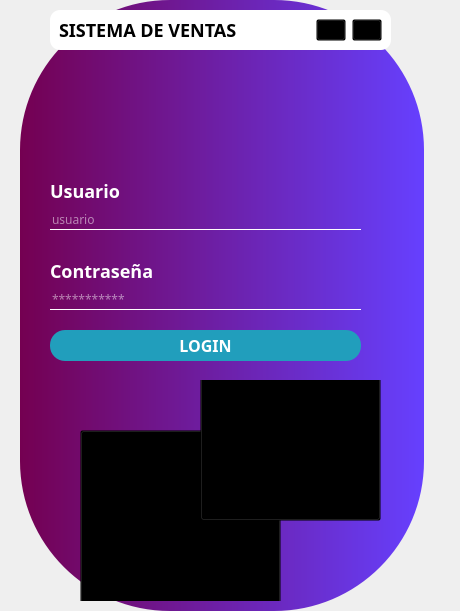
<?xml version="1.0" encoding="UTF-8"?>
<ui version="4.0">
 <class>Login</class>
 <widget class="QMainWindow" name="Login">
  <property name="geometry">
   <rect>
    <x>0</x>
    <y>0</y>
    <width>460</width>
    <height>611</height>
   </rect>
  </property>
  <property name="windowTitle">
   <string>Login</string>
  </property>
  <property name="styleSheet">
   <string notr="true">*{
font-family: century gothic;
}

QFrame#Contenedor{
border-radius: 150px;
background-color:qlineargradient(spread:pad, x1:0, y1:0, x2:1, y2:0, stop:0 rgba(116, 0, 81, 255), stop:1 rgba(102, 64, 255, 255));
}

QToolButton#iconologin{
background: none;
background transparent;
border-radius:15px;
}

QLabel{
font-weight: bold;
color: white;
font-size : 18px
}

QLineEdit{
background: transparent;
border: none;
border-bottom: 1px solid white;
color: white;
}

QPushButton#logearse{
background: #219ebc;
color: white;
border-radius: 15px;
font-weight: bold;
font-size: 16px;
}

QPushButton#logearse:hover{
background: white;
color: black;
}

QFrame#barra{
background-color:white;
border-radius:10px;
}

QPushButton#cerrar{
background: transparent;
}

QPushButton#cerrar:hover{
background: qlineargradient(spread:pad, x1:0, y1:0, x2:1, y2:0, stop:0 rgba(116, 0, 81, 255), stop:1 rgba(102, 64, 255, 255));
}

QPushButton#minimizar{
background: transparent;
}

QPushButton#minimizar:hover{
background: qlineargradient(spread:pad, x1:0, y1:0, x2:1, y2:0, stop:0 rgba(116, 0, 81, 255), stop:1 rgba(102, 64, 255, 255));
}


QProgressBar{
background-color: rgba(0,0,0,0%);
border-radius:25px;
border:1px solid #00007f;
}

QProgressBar::chunk{
background-color: qlineargradient(spread:reflect, x1:0.995263, y1:0.563, x2:0,y2:0.574, stop:0.301843 rgba(11,255,240,255), stop:1 rgba (68,0,127,255));
border-radius:25px;
}


QLabel#error{
color:red;
font-size:18px;
}

QLabel#sistema{
color:black;
}

QFrame#circularprogress{
border-radius:90px;
background-color: qconicalgradient(cx:0.5, cy:0.5, angle:90, stop:0.774194 rgba(85, 170, 255, 0), stop:0.775 rgba(85, 170, 255, 255));
}

QFrame#circularbg{
border-radius:90px;
background-color: rgba(77,77,127,120);
}

QFrame#container{
border-radius:80px;
background-color: rgb(77,77,127);
}

#vino{
background: transparent;
}

#mensaje{
background: transparent;
}</string>
  </property>
  <widget class="QWidget" name="centralwidget">
   <widget class="QFrame" name="Contenedor">
    <property name="geometry">
     <rect>
      <x>20</x>
      <y>0</y>
      <width>404</width>
      <height>611</height>
     </rect>
    </property>
    <property name="frameShape">
     <enum>QFrame::StyledPanel</enum>
    </property>
    <property name="frameShadow">
     <enum>QFrame::Raised</enum>
    </property>
    <widget class="QToolButton" name="iconologin">
     <property name="geometry">
      <rect>
       <x>120</x>
       <y>50</y>
       <width>181</width>
       <height>161</height>
      </rect>
     </property>
     <property name="text">
      <string/>
     </property>
     <property name="icon">
      <iconset>
       <normaloff>../IMAGES/login.png</normaloff>../IMAGES/login.png</iconset>
     </property>
     <property name="iconSize">
      <size>
       <width>150</width>
       <height>150</height>
      </size>
     </property>
    </widget>
    <widget class="QLabel" name="usuariot">
     <property name="geometry">
      <rect>
       <x>30</x>
       <y>180</y>
       <width>71</width>
       <height>21</height>
      </rect>
     </property>
     <property name="font">
      <font>
       <family>century gothic</family>
       <pointsize>-1</pointsize>
       <weight>75</weight>
       <bold>true</bold>
      </font>
     </property>
     <property name="text">
      <string>Usuario</string>
     </property>
    </widget>
    <widget class="QLabel" name="contrat">
     <property name="geometry">
      <rect>
       <x>30</x>
       <y>260</y>
       <width>111</width>
       <height>21</height>
      </rect>
     </property>
     <property name="text">
      <string>Contraseña</string>
     </property>
    </widget>
    <widget class="QLineEdit" name="usuario">
     <property name="geometry">
      <rect>
       <x>30</x>
       <y>210</y>
       <width>311</width>
       <height>20</height>
      </rect>
     </property>
     <property name="placeholderText">
      <string>usuario</string>
     </property>
    </widget>
    <widget class="QLineEdit" name="contra">
     <property name="geometry">
      <rect>
       <x>30</x>
       <y>290</y>
       <width>311</width>
       <height>20</height>
      </rect>
     </property>
     <property name="echoMode">
      <enum>QLineEdit::Password</enum>
     </property>
     <property name="placeholderText">
      <string>***********</string>
     </property>
    </widget>
    <widget class="QPushButton" name="logearse">
     <property name="geometry">
      <rect>
       <x>30</x>
       <y>330</y>
       <width>311</width>
       <height>31</height>
      </rect>
     </property>
     <property name="text">
      <string>LOGIN</string>
     </property>
    </widget>
    <widget class="QFrame" name="barra">
     <property name="geometry">
      <rect>
       <x>30</x>
       <y>10</y>
       <width>341</width>
       <height>40</height>
      </rect>
     </property>
     <property name="maximumSize">
      <size>
       <width>16777215</width>
       <height>40</height>
      </size>
     </property>
     <property name="frameShape">
      <enum>QFrame::StyledPanel</enum>
     </property>
     <property name="frameShadow">
      <enum>QFrame::Raised</enum>
     </property>
     <layout class="QHBoxLayout" name="horizontalLayout">
      <item>
       <widget class="QLabel" name="sistema">
        <property name="text">
         <string>SISTEMA DE VENTAS</string>
        </property>
       </widget>
      </item>
      <item>
       <spacer name="espaciador">
        <property name="orientation">
         <enum>Qt::Horizontal</enum>
        </property>
        <property name="sizeHint" stdset="0">
         <size>
          <width>40</width>
          <height>20</height>
         </size>
        </property>
       </spacer>
      </item>
      <item>
       <widget class="QPushButton" name="minimizar">
        <property name="maximumSize">
         <size>
          <width>30</width>
          <height>30</height>
         </size>
        </property>
        <property name="text">
         <string/>
        </property>
        <property name="icon">
         <iconset>
          <normaloff>../IMAGES/minimizar.png</normaloff>../IMAGES/minimizar.png</iconset>
        </property>
        <property name="iconSize">
         <size>
          <width>16</width>
          <height>16</height>
         </size>
        </property>
       </widget>
      </item>
      <item>
       <widget class="QPushButton" name="cerrar">
        <property name="maximumSize">
         <size>
          <width>30</width>
          <height>30</height>
         </size>
        </property>
        <property name="text">
         <string/>
        </property>
        <property name="icon">
         <iconset>
          <normaloff>../IMAGES/cerrar.png</normaloff>../IMAGES/cerrar.png</iconset>
        </property>
        <property name="iconSize">
         <size>
          <width>16</width>
          <height>16</height>
         </size>
        </property>
       </widget>
      </item>
     </layout>
    </widget>
    <widget class="QFrame" name="fondo">
     <property name="geometry">
      <rect>
       <x>0</x>
       <y>380</y>
       <width>401</width>
       <height>221</height>
      </rect>
     </property>
     <property name="frameShape">
      <enum>QFrame::NoFrame</enum>
     </property>
     <property name="frameShadow">
      <enum>QFrame::Raised</enum>
     </property>
     <widget class="QPushButton" name="vino">
      <property name="geometry">
       <rect>
        <x>60</x>
        <y>50</y>
        <width>201</width>
        <height>181</height>
       </rect>
      </property>
      <property name="text">
       <string/>
      </property>
      <property name="icon">
       <iconset>
        <normaloff>../IMAGES/vino.png</normaloff>../IMAGES/vino.png</iconset>
      </property>
      <property name="iconSize">
       <size>
        <width>100</width>
        <height>100</height>
       </size>
      </property>
     </widget>
     <widget class="QLabel" name="error">
      <property name="geometry">
       <rect>
        <x>210</x>
        <y>10</y>
        <width>121</width>
        <height>91</height>
       </rect>
      </property>
      <property name="text">
       <string notr="true"/>
      </property>
      <property name="textFormat">
       <enum>Qt::AutoText</enum>
      </property>
      <property name="alignment">
       <set>Qt::AlignCenter</set>
      </property>
     </widget>
     <widget class="QPushButton" name="mensaje">
      <property name="geometry">
       <rect>
        <x>180</x>
        <y>-10</y>
        <width>181</width>
        <height>151</height>
       </rect>
      </property>
      <property name="text">
       <string/>
      </property>
      <property name="icon">
       <iconset>
        <normaloff>../IMAGES/error.png</normaloff>../IMAGES/error.png</iconset>
      </property>
      <property name="iconSize">
       <size>
        <width>200</width>
        <height>200</height>
       </size>
      </property>
     </widget>
     <zorder>vino</zorder>
     <zorder>mensaje</zorder>
     <zorder>error</zorder>
    </widget>
   </widget>
  </widget>
 </widget>
 <resources/>
 <connections/>
</ui>
